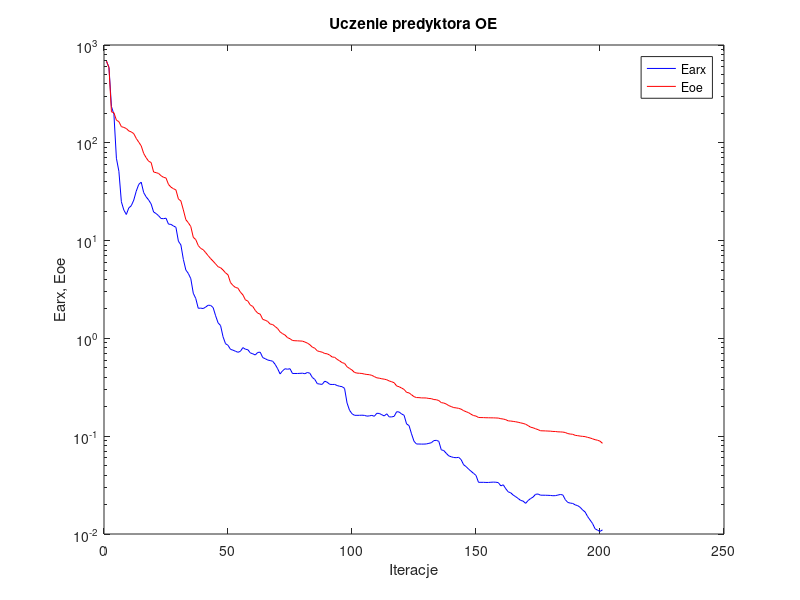
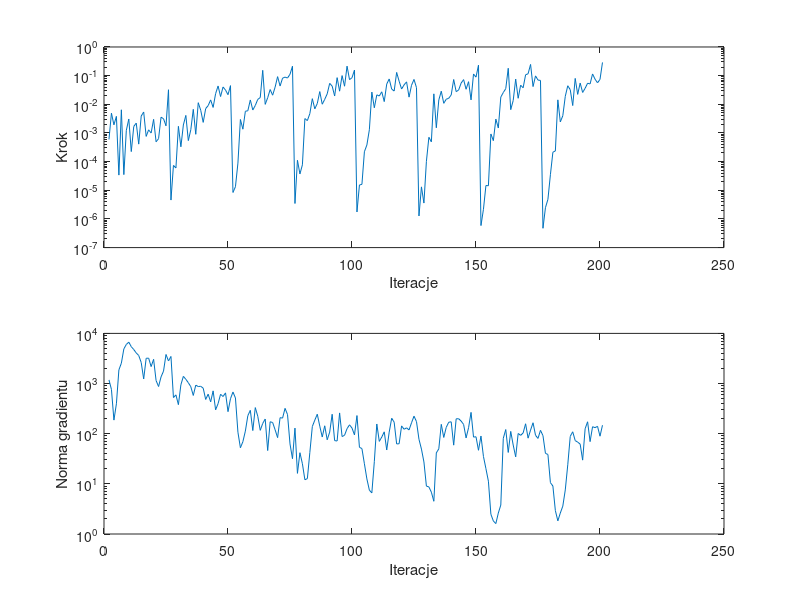

The MATLAB script that drew these images, in order:
%uczenie predyktora oe
clear all;
n=0; farx(n+1)=6.805424e+002; foe(n+1)=6.857379e+002; wspucz(n+1)=0.000000e+000; ng(n+1)=0.000000e+000;
%odnowa zmiennej metryki
n=1; farx(n+1)=5.913274e+002; foe(n+1)=5.863145e+002; krok(n+1)=5.945797e-004; ng(n+1)=1.182587e+003;
n=2; farx(n+1)=2.348369e+002; foe(n+1)=2.072492e+002; krok(n+1)=4.896932e-003; ng(n+1)=7.633794e+002;
n=3; farx(n+1)=1.952268e+002; foe(n+1)=2.033058e+002; krok(n+1)=1.919146e-003; ng(n+1)=1.866986e+002;
n=4; farx(n+1)=6.950796e+001; foe(n+1)=1.702651e+002; krok(n+1)=3.792794e-003; ng(n+1)=3.949184e+002;
n=5; farx(n+1)=5.117166e+001; foe(n+1)=1.646035e+002; krok(n+1)=3.386439e-005; ng(n+1)=1.872328e+003;
n=6; farx(n+1)=2.496870e+001; foe(n+1)=1.463745e+002; krok(n+1)=6.431546e-003; ng(n+1)=2.548189e+003;
n=7; farx(n+1)=2.052719e+001; foe(n+1)=1.435886e+002; krok(n+1)=3.521996e-005; ng(n+1)=4.904967e+003;
n=8; farx(n+1)=1.849592e+001; foe(n+1)=1.400063e+002; krok(n+1)=1.236099e-003; ng(n+1)=6.020851e+003;
n=9; farx(n+1)=2.158999e+001; foe(n+1)=1.321283e+002; krok(n+1)=3.065383e-003; ng(n+1)=6.692891e+003;
n=10; farx(n+1)=2.273410e+001; foe(n+1)=1.292986e+002; krok(n+1)=2.240186e-004; ng(n+1)=5.430971e+003;
n=11; farx(n+1)=2.595015e+001; foe(n+1)=1.240761e+002; krok(n+1)=1.687093e-003; ng(n+1)=4.763268e+003;
n=12; farx(n+1)=3.200755e+001; foe(n+1)=1.109062e+002; krok(n+1)=2.209886e-003; ng(n+1)=4.076003e+003;
n=13; farx(n+1)=3.751876e+001; foe(n+1)=1.016422e+002; krok(n+1)=4.078161e-004; ng(n+1)=3.625099e+003;
n=14; farx(n+1)=3.961523e+001; foe(n+1)=9.309252e+001; krok(n+1)=3.883641e-003; ng(n+1)=2.628895e+003;
n=15; farx(n+1)=3.095060e+001; foe(n+1)=7.779575e+001; krok(n+1)=5.381741e-003; ng(n+1)=1.234464e+003;
n=16; farx(n+1)=2.800804e+001; foe(n+1)=7.039945e+001; krok(n+1)=7.589753e-004; ng(n+1)=3.189544e+003;
n=17; farx(n+1)=2.601725e+001; foe(n+1)=6.472977e+001; krok(n+1)=1.284763e-003; ng(n+1)=3.209312e+003;
n=18; farx(n+1)=2.371547e+001; foe(n+1)=6.291616e+001; krok(n+1)=9.963700e-004; ng(n+1)=2.177727e+003;
n=19; farx(n+1)=1.960909e+001; foe(n+1)=5.029613e+001; krok(n+1)=2.988526e-003; ng(n+1)=3.041235e+003;
n=20; farx(n+1)=1.891922e+001; foe(n+1)=4.952238e+001; krok(n+1)=4.927090e-004; ng(n+1)=1.147424e+003;
n=21; farx(n+1)=1.796726e+001; foe(n+1)=4.863091e+001; krok(n+1)=6.326141e-004; ng(n+1)=8.721784e+002;
n=22; farx(n+1)=1.682658e+001; foe(n+1)=4.608653e+001; krok(n+1)=3.544455e-003; ng(n+1)=1.358197e+003;
n=23; farx(n+1)=1.676190e+001; foe(n+1)=4.435138e+001; krok(n+1)=3.141811e-003; ng(n+1)=1.770276e+003;
n=24; farx(n+1)=1.695105e+001; foe(n+1)=4.368143e+001; krok(n+1)=1.772228e-003; ng(n+1)=3.799742e+003;
n=25; farx(n+1)=1.473856e+001; foe(n+1)=3.753182e+001; krok(n+1)=3.222183e-002; ng(n+1)=2.819028e+003;
%odnowa zmiennej metryki
n=26; farx(n+1)=1.465312e+001; foe(n+1)=3.516544e+001; krok(n+1)=4.554994e-006; ng(n+1)=3.468475e+003;
n=27; farx(n+1)=1.411390e+001; foe(n+1)=3.397353e+001; krok(n+1)=7.365982e-005; ng(n+1)=5.259394e+002;
n=28; farx(n+1)=1.368847e+001; foe(n+1)=3.294590e+001; krok(n+1)=6.009622e-005; ng(n+1)=5.944521e+002;
n=29; farx(n+1)=9.861586e+000; foe(n+1)=2.666102e+001; krok(n+1)=1.704444e-003; ng(n+1)=3.793212e+002;
n=30; farx(n+1)=9.033446e+000; foe(n+1)=2.541790e+001; krok(n+1)=3.293253e-004; ng(n+1)=9.441977e+002;
n=31; farx(n+1)=6.424196e+000; foe(n+1)=2.058679e+001; krok(n+1)=1.903300e-003; ng(n+1)=1.391165e+003;
n=32; farx(n+1)=5.009049e+000; foe(n+1)=1.637118e+001; krok(n+1)=4.095430e-003; ng(n+1)=1.215493e+003;
n=33; farx(n+1)=4.615708e+000; foe(n+1)=1.522784e+001; krok(n+1)=5.405350e-004; ng(n+1)=1.038584e+003;
n=34; farx(n+1)=4.078230e+000; foe(n+1)=1.391627e+001; krok(n+1)=1.296700e-003; ng(n+1)=8.641699e+002;
n=35; farx(n+1)=2.897442e+000; foe(n+1)=1.081111e+001; krok(n+1)=6.669234e-003; ng(n+1)=5.789159e+002;
n=36; farx(n+1)=2.557245e+000; foe(n+1)=1.024048e+001; krok(n+1)=8.989513e-004; ng(n+1)=9.293965e+002;
n=37; farx(n+1)=2.033157e+000; foe(n+1)=8.904627e+000; krok(n+1)=1.138980e-002; ng(n+1)=8.706996e+002;
n=38; farx(n+1)=2.039429e+000; foe(n+1)=8.319150e+000; krok(n+1)=6.192369e-003; ng(n+1)=8.819876e+002;
n=39; farx(n+1)=2.019911e+000; foe(n+1)=8.069162e+000; krok(n+1)=2.339724e-003; ng(n+1)=8.089060e+002;
n=40; farx(n+1)=2.092307e+000; foe(n+1)=7.530360e+000; krok(n+1)=7.100804e-003; ng(n+1)=4.813579e+002;
n=41; farx(n+1)=2.184871e+000; foe(n+1)=7.013820e+000; krok(n+1)=9.010365e-003; ng(n+1)=6.141501e+002;
n=42; farx(n+1)=2.174122e+000; foe(n+1)=6.540982e+000; krok(n+1)=1.423801e-002; ng(n+1)=4.317830e+002;
n=43; farx(n+1)=2.068426e+000; foe(n+1)=6.157233e+000; krok(n+1)=7.777754e-003; ng(n+1)=7.147529e+002;
n=44; farx(n+1)=1.705136e+000; foe(n+1)=5.774780e+000; krok(n+1)=2.351765e-002; ng(n+1)=2.992577e+002;
n=45; farx(n+1)=1.443067e+000; foe(n+1)=5.405554e+000; krok(n+1)=4.356626e-002; ng(n+1)=3.978925e+002;
n=46; farx(n+1)=1.354197e+000; foe(n+1)=5.284139e+000; krok(n+1)=1.865271e-002; ng(n+1)=6.111271e+002;
n=47; farx(n+1)=1.039424e+000; foe(n+1)=5.003368e+000; krok(n+1)=4.017797e-002; ng(n+1)=5.512098e+002;
n=48; farx(n+1)=8.829030e-001; foe(n+1)=4.679025e+000; krok(n+1)=3.134999e-002; ng(n+1)=6.515466e+002;
n=49; farx(n+1)=8.499570e-001; foe(n+1)=4.471203e+000; krok(n+1)=2.165649e-002; ng(n+1)=2.749510e+002;
n=50; farx(n+1)=7.729842e-001; foe(n+1)=3.725404e+000; krok(n+1)=4.486659e-002; ng(n+1)=4.989152e+002;
%odnowa zmiennej metryki
n=51; farx(n+1)=7.581656e-001; foe(n+1)=3.481059e+000; krok(n+1)=8.379583e-006; ng(n+1)=6.777497e+002;
n=52; farx(n+1)=7.393413e-001; foe(n+1)=3.318399e+000; krok(n+1)=1.331856e-005; ng(n+1)=5.152937e+002;
n=53; farx(n+1)=7.213242e-001; foe(n+1)=3.266112e+000; krok(n+1)=8.878196e-005; ng(n+1)=1.070746e+002;
n=54; farx(n+1)=7.378209e-001; foe(n+1)=2.972871e+000; krok(n+1)=2.957629e-003; ng(n+1)=5.246447e+001;
n=55; farx(n+1)=8.052244e-001; foe(n+1)=2.788456e+000; krok(n+1)=1.353531e-003; ng(n+1)=6.926748e+001;
n=56; farx(n+1)=7.755171e-001; foe(n+1)=2.483181e+000; krok(n+1)=5.711090e-003; ng(n+1)=1.127951e+002;
n=57; farx(n+1)=7.664539e-001; foe(n+1)=2.405039e+000; krok(n+1)=5.967206e-003; ng(n+1)=2.291245e+002;
n=58; farx(n+1)=7.107183e-001; foe(n+1)=2.192265e+000; krok(n+1)=1.417782e-002; ng(n+1)=2.923673e+002;
n=59; farx(n+1)=6.957141e-001; foe(n+1)=2.121203e+000; krok(n+1)=6.319511e-003; ng(n+1)=1.155584e+002;
n=60; farx(n+1)=6.772461e-001; foe(n+1)=1.931016e+000; krok(n+1)=9.093040e-003; ng(n+1)=3.314538e+002;
n=61; farx(n+1)=7.191722e-001; foe(n+1)=1.811339e+000; krok(n+1)=1.483652e-002; ng(n+1)=2.233889e+002;
n=62; farx(n+1)=7.226248e-001; foe(n+1)=1.769660e+000; krok(n+1)=1.716139e-002; ng(n+1)=1.166815e+002;
n=63; farx(n+1)=6.363590e-001; foe(n+1)=1.566238e+000; krok(n+1)=1.533108e-001; ng(n+1)=1.602772e+002;
n=64; farx(n+1)=6.203529e-001; foe(n+1)=1.534229e+000; krok(n+1)=9.949946e-003; ng(n+1)=1.962922e+002;
n=65; farx(n+1)=6.010813e-001; foe(n+1)=1.491504e+000; krok(n+1)=1.694236e-002; ng(n+1)=4.614229e+001;
n=66; farx(n+1)=5.934379e-001; foe(n+1)=1.401352e+000; krok(n+1)=3.276344e-002; ng(n+1)=1.730138e+002;
n=67; farx(n+1)=5.844371e-001; foe(n+1)=1.386901e+000; krok(n+1)=2.079162e-002; ng(n+1)=1.670165e+002;
n=68; farx(n+1)=5.433324e-001; foe(n+1)=1.322818e+000; krok(n+1)=3.982240e-002; ng(n+1)=1.196018e+002;
n=69; farx(n+1)=4.907363e-001; foe(n+1)=1.260833e+000; krok(n+1)=9.228634e-002; ng(n+1)=8.346534e+001;
n=70; farx(n+1)=4.332175e-001; foe(n+1)=1.166014e+000; krok(n+1)=4.346837e-002; ng(n+1)=2.087354e+002;
n=71; farx(n+1)=4.662084e-001; foe(n+1)=1.117657e+000; krok(n+1)=8.153064e-002; ng(n+1)=2.046651e+002;
n=72; farx(n+1)=4.896506e-001; foe(n+1)=1.081421e+000; krok(n+1)=8.892157e-002; ng(n+1)=3.203708e+002;
n=73; farx(n+1)=4.840164e-001; foe(n+1)=1.017824e+000; krok(n+1)=8.268560e-002; ng(n+1)=2.407523e+002;
n=74; farx(n+1)=4.898930e-001; foe(n+1)=9.924408e-001; krok(n+1)=1.115271e-001; ng(n+1)=6.253183e+001;
n=75; farx(n+1)=4.378796e-001; foe(n+1)=9.522007e-001; krok(n+1)=2.134155e-001; ng(n+1)=3.174149e+001;
%odnowa zmiennej metryki
n=76; farx(n+1)=4.378375e-001; foe(n+1)=9.464829e-001; krok(n+1)=3.458701e-006; ng(n+1)=1.292831e+002;
n=77; farx(n+1)=4.378267e-001; foe(n+1)=9.447166e-001; krok(n+1)=1.117582e-004; ng(n+1)=1.618747e+001;
n=78; farx(n+1)=4.391257e-001; foe(n+1)=9.408231e-001; krok(n+1)=3.709122e-005; ng(n+1)=4.178394e+001;
n=79; farx(n+1)=4.410101e-001; foe(n+1)=9.383160e-001; krok(n+1)=7.737572e-005; ng(n+1)=2.517448e+001;
n=80; farx(n+1)=4.353892e-001; foe(n+1)=9.179511e-001; krok(n+1)=3.174920e-003; ng(n+1)=1.206974e+001;
n=81; farx(n+1)=4.482321e-001; foe(n+1)=8.955790e-001; krok(n+1)=2.701093e-003; ng(n+1)=1.271723e+001;
n=82; farx(n+1)=4.404755e-001; foe(n+1)=8.618519e-001; krok(n+1)=4.733030e-003; ng(n+1)=4.224417e+001;
n=83; farx(n+1)=3.989494e-001; foe(n+1)=8.141615e-001; krok(n+1)=1.571994e-002; ng(n+1)=1.389767e+002;
n=84; farx(n+1)=3.805490e-001; foe(n+1)=7.934316e-001; krok(n+1)=6.947618e-003; ng(n+1)=1.863926e+002;
n=85; farx(n+1)=3.447324e-001; foe(n+1)=7.461295e-001; krok(n+1)=1.064021e-002; ng(n+1)=2.445213e+002;
n=86; farx(n+1)=3.408951e-001; foe(n+1)=7.332076e-001; krok(n+1)=2.779047e-002; ng(n+1)=1.417050e+002;
n=87; farx(n+1)=3.392005e-001; foe(n+1)=7.225939e-001; krok(n+1)=1.007231e-002; ng(n+1)=8.592249e+001;
n=88; farx(n+1)=3.652186e-001; foe(n+1)=7.009576e-001; krok(n+1)=1.488820e-002; ng(n+1)=1.437506e+002;
n=89; farx(n+1)=3.564784e-001; foe(n+1)=6.957917e-001; krok(n+1)=2.316852e-002; ng(n+1)=7.560191e+001;
n=90; farx(n+1)=3.394231e-001; foe(n+1)=6.753255e-001; krok(n+1)=5.382558e-002; ng(n+1)=1.076359e+002;
n=91; farx(n+1)=3.378263e-001; foe(n+1)=6.451618e-001; krok(n+1)=4.320574e-002; ng(n+1)=2.442615e+002;
n=92; farx(n+1)=3.385440e-001; foe(n+1)=6.411975e-001; krok(n+1)=1.948770e-002; ng(n+1)=7.281127e+001;
n=93; farx(n+1)=3.298031e-001; foe(n+1)=6.107435e-001; krok(n+1)=8.512166e-002; ng(n+1)=7.154242e+001;
n=94; farx(n+1)=3.240851e-001; foe(n+1)=5.892991e-001; krok(n+1)=2.868906e-002; ng(n+1)=2.596632e+002;
n=95; farx(n+1)=3.209822e-001; foe(n+1)=5.653611e-001; krok(n+1)=1.003991e-001; ng(n+1)=8.768677e+001;
n=96; farx(n+1)=3.082328e-001; foe(n+1)=5.551327e-001; krok(n+1)=4.277073e-002; ng(n+1)=9.310537e+001;
n=97; farx(n+1)=2.187067e-001; foe(n+1)=5.129705e-001; krok(n+1)=2.144024e-001; ng(n+1)=1.260978e+002;
n=98; farx(n+1)=1.842011e-001; foe(n+1)=4.928974e-001; krok(n+1)=7.263227e-002; ng(n+1)=1.504152e+002;
n=99; farx(n+1)=1.696972e-001; foe(n+1)=4.749259e-001; krok(n+1)=8.452792e-002; ng(n+1)=1.295467e+002;
n=100; farx(n+1)=1.635778e-001; foe(n+1)=4.487091e-001; krok(n+1)=1.571889e-001; ng(n+1)=9.461176e+001;
%odnowa zmiennej metryki
n=101; farx(n+1)=1.634863e-001; foe(n+1)=4.419131e-001; krok(n+1)=1.750003e-006; ng(n+1)=2.299328e+002;
n=102; farx(n+1)=1.635406e-001; foe(n+1)=4.400606e-001; krok(n+1)=1.530761e-005; ng(n+1)=5.350367e+001;
n=103; farx(n+1)=1.640107e-001; foe(n+1)=4.378196e-001; krok(n+1)=1.608814e-005; ng(n+1)=5.053609e+001;
n=104; farx(n+1)=1.632370e-001; foe(n+1)=4.319763e-001; krok(n+1)=2.215284e-004; ng(n+1)=2.514605e+001;
n=105; farx(n+1)=1.604288e-001; foe(n+1)=4.276557e-001; krok(n+1)=3.812452e-004; ng(n+1)=1.254750e+001;
n=106; farx(n+1)=1.613193e-001; foe(n+1)=4.255362e-001; krok(n+1)=1.296700e-003; ng(n+1)=7.487449e+000;
n=107; farx(n+1)=1.632432e-001; foe(n+1)=4.188999e-001; krok(n+1)=2.667694e-002; ng(n+1)=6.611106e+000;
n=108; farx(n+1)=1.598954e-001; foe(n+1)=4.070439e-001; krok(n+1)=7.566741e-003; ng(n+1)=2.772846e+001;
n=109; farx(n+1)=1.715189e-001; foe(n+1)=3.953581e-001; krok(n+1)=2.138537e-002; ng(n+1)=1.562125e+002;
n=110; farx(n+1)=1.709159e-001; foe(n+1)=3.919622e-001; krok(n+1)=1.949868e-002; ng(n+1)=7.023075e+001;
n=111; farx(n+1)=1.658780e-001; foe(n+1)=3.865078e-001; krok(n+1)=2.729179e-002; ng(n+1)=8.564334e+001;
n=112; farx(n+1)=1.610960e-001; foe(n+1)=3.830357e-001; krok(n+1)=1.243357e-002; ng(n+1)=1.089760e+002;
n=113; farx(n+1)=1.694790e-001; foe(n+1)=3.777758e-001; krok(n+1)=5.079872e-002; ng(n+1)=4.733229e+001;
n=114; farx(n+1)=1.575337e-001; foe(n+1)=3.671473e-001; krok(n+1)=7.667368e-002; ng(n+1)=1.075447e+002;
n=115; farx(n+1)=1.574981e-001; foe(n+1)=3.604570e-001; krok(n+1)=3.404228e-002; ng(n+1)=2.034528e+002;
n=116; farx(n+1)=1.596656e-001; foe(n+1)=3.520464e-001; krok(n+1)=2.896961e-002; ng(n+1)=1.697400e+002;
n=117; farx(n+1)=1.779342e-001; foe(n+1)=3.262927e-001; krok(n+1)=1.295863e-001; ng(n+1)=6.247696e+001;
n=118; farx(n+1)=1.767726e-001; foe(n+1)=3.204214e-001; krok(n+1)=6.385486e-002; ng(n+1)=6.307352e+001;
n=119; farx(n+1)=1.687420e-001; foe(n+1)=3.106418e-001; krok(n+1)=3.413297e-002; ng(n+1)=1.431147e+002;
n=120; farx(n+1)=1.637745e-001; foe(n+1)=3.009510e-001; krok(n+1)=4.773765e-002; ng(n+1)=1.225476e+002;
n=121; farx(n+1)=1.335773e-001; foe(n+1)=2.807366e-001; krok(n+1)=6.068378e-002; ng(n+1)=1.308473e+002;
n=122; farx(n+1)=1.283912e-001; foe(n+1)=2.771902e-001; krok(n+1)=1.778972e-002; ng(n+1)=1.188507e+002;
n=123; farx(n+1)=1.056884e-001; foe(n+1)=2.654533e-001; krok(n+1)=4.616585e-002; ng(n+1)=1.650208e+002;
n=124; farx(n+1)=8.877881e-002; foe(n+1)=2.537161e-001; krok(n+1)=7.368707e-002; ng(n+1)=2.236176e+002;
n=125; farx(n+1)=8.323331e-002; foe(n+1)=2.484134e-001; krok(n+1)=3.814009e-002; ng(n+1)=1.744394e+002;
%odnowa zmiennej metryki
n=126; farx(n+1)=8.320741e-002; foe(n+1)=2.479893e-001; krok(n+1)=1.270519e-006; ng(n+1)=7.737599e+001;
n=127; farx(n+1)=8.305333e-002; foe(n+1)=2.464246e-001; krok(n+1)=1.315377e-005; ng(n+1)=4.935920e+001;
n=128; farx(n+1)=8.306741e-002; foe(n+1)=2.462770e-001; krok(n+1)=3.578487e-006; ng(n+1)=2.735935e+001;
n=129; farx(n+1)=8.334945e-002; foe(n+1)=2.458311e-001; krok(n+1)=1.022356e-004; ng(n+1)=9.014475e+000;
n=130; farx(n+1)=8.451673e-002; foe(n+1)=2.430010e-001; krok(n+1)=7.059341e-004; ng(n+1)=8.688558e+000;
n=131; farx(n+1)=8.577910e-002; foe(n+1)=2.421189e-001; krok(n+1)=4.890003e-004; ng(n+1)=6.826455e+000;
n=132; farx(n+1)=9.016933e-002; foe(n+1)=2.369396e-001; krok(n+1)=2.316852e-002; ng(n+1)=4.493779e+000;
n=133; farx(n+1)=9.072760e-002; foe(n+1)=2.361301e-001; krok(n+1)=1.516318e-003; ng(n+1)=4.144336e+001;
n=134; farx(n+1)=8.868199e-002; foe(n+1)=2.313049e-001; krok(n+1)=1.421020e-002; ng(n+1)=4.991460e+001;
n=135; farx(n+1)=7.255621e-002; foe(n+1)=2.205230e-001; krok(n+1)=2.865996e-002; ng(n+1)=1.535709e+002;
n=136; farx(n+1)=7.135917e-002; foe(n+1)=2.183336e-001; krok(n+1)=1.082825e-002; ng(n+1)=8.421878e+001;
n=137; farx(n+1)=6.685553e-002; foe(n+1)=2.134778e-001; krok(n+1)=1.505454e-002; ng(n+1)=1.339150e+002;
n=138; farx(n+1)=6.299508e-002; foe(n+1)=2.055125e-001; krok(n+1)=1.619185e-002; ng(n+1)=1.693026e+002;
n=139; farx(n+1)=6.162036e-002; foe(n+1)=2.009813e-001; krok(n+1)=2.117616e-002; ng(n+1)=1.725541e+002;
n=140; farx(n+1)=6.059306e-002; foe(n+1)=1.961804e-001; krok(n+1)=7.340057e-002; ng(n+1)=5.910953e+001;
n=141; farx(n+1)=6.028382e-002; foe(n+1)=1.948195e-001; krok(n+1)=2.768352e-002; ng(n+1)=1.980431e+002;
n=142; farx(n+1)=6.081874e-002; foe(n+1)=1.927162e-001; krok(n+1)=3.149998e-002; ng(n+1)=1.988439e+002;
n=143; farx(n+1)=5.764311e-002; foe(n+1)=1.890500e-001; krok(n+1)=5.482403e-002; ng(n+1)=1.785187e+002;
n=144; farx(n+1)=5.106615e-002; foe(n+1)=1.824675e-001; krok(n+1)=7.280720e-002; ng(n+1)=1.530183e+002;
n=145; farx(n+1)=4.890085e-002; foe(n+1)=1.780229e-001; krok(n+1)=3.350022e-002; ng(n+1)=8.233265e+001;
n=146; farx(n+1)=4.608723e-002; foe(n+1)=1.740989e-001; krok(n+1)=6.158158e-002; ng(n+1)=1.314165e+002;
n=147; farx(n+1)=4.382776e-002; foe(n+1)=1.676964e-001; krok(n+1)=1.423801e-002; ng(n+1)=2.661367e+002;
n=148; farx(n+1)=4.172345e-002; foe(n+1)=1.626037e-001; krok(n+1)=1.143175e-001; ng(n+1)=8.555801e+001;
n=149; farx(n+1)=3.973194e-002; foe(n+1)=1.606253e-001; krok(n+1)=8.877087e-002; ng(n+1)=8.686773e+001;
n=150; farx(n+1)=3.376691e-002; foe(n+1)=1.554046e-001; krok(n+1)=2.317569e-001; ng(n+1)=4.673520e+001;
%odnowa zmiennej metryki
n=151; farx(n+1)=3.376375e-002; foe(n+1)=1.550611e-001; krok(n+1)=5.866743e-007; ng(n+1)=8.984648e+001;
n=152; farx(n+1)=3.376203e-002; foe(n+1)=1.549094e-001; krok(n+1)=2.167989e-006; ng(n+1)=3.522642e+001;
n=153; farx(n+1)=3.367107e-002; foe(n+1)=1.544491e-001; krok(n+1)=1.468252e-005; ng(n+1)=2.011450e+001;
n=154; farx(n+1)=3.366285e-002; foe(n+1)=1.543549e-001; krok(n+1)=1.438760e-005; ng(n+1)=1.129381e+001;
n=155; farx(n+1)=3.382144e-002; foe(n+1)=1.541084e-001; krok(n+1)=9.232346e-004; ng(n+1)=2.475082e+000;
n=156; farx(n+1)=3.392576e-002; foe(n+1)=1.540396e-001; krok(n+1)=5.391128e-004; ng(n+1)=1.816179e+000;
n=157; farx(n+1)=3.384428e-002; foe(n+1)=1.536219e-001; krok(n+1)=3.050294e-003; ng(n+1)=1.612202e+000;
n=158; farx(n+1)=3.353229e-002; foe(n+1)=1.532598e-001; krok(n+1)=1.486749e-003; ng(n+1)=2.619571e+000;
n=159; farx(n+1)=3.107024e-002; foe(n+1)=1.510033e-001; krok(n+1)=1.789761e-002; ng(n+1)=3.782574e+000;
n=160; farx(n+1)=3.183456e-002; foe(n+1)=1.498051e-001; krok(n+1)=2.569070e-002; ng(n+1)=8.091364e+001;
n=161; farx(n+1)=2.902208e-002; foe(n+1)=1.475784e-001; krok(n+1)=3.519888e-002; ng(n+1)=1.210471e+002;
n=162; farx(n+1)=2.697406e-002; foe(n+1)=1.433919e-001; krok(n+1)=1.809649e-001; ng(n+1)=4.226478e+001;
n=163; farx(n+1)=2.637830e-002; foe(n+1)=1.429217e-001; krok(n+1)=6.506258e-003; ng(n+1)=1.111627e+002;
n=164; farx(n+1)=2.500748e-002; foe(n+1)=1.417071e-001; krok(n+1)=1.356166e-002; ng(n+1)=5.935435e+001;
n=165; farx(n+1)=2.407289e-002; foe(n+1)=1.404577e-001; krok(n+1)=7.588958e-002; ng(n+1)=3.454987e+001;
n=166; farx(n+1)=2.309275e-002; foe(n+1)=1.388733e-001; krok(n+1)=1.622219e-002; ng(n+1)=1.010642e+002;
n=167; farx(n+1)=2.204525e-002; foe(n+1)=1.368466e-001; krok(n+1)=4.633705e-002; ng(n+1)=9.271181e+001;
n=168; farx(n+1)=2.170844e-002; foe(n+1)=1.351426e-001; krok(n+1)=3.766673e-002; ng(n+1)=1.034235e+002;
n=169; farx(n+1)=2.058287e-002; foe(n+1)=1.325419e-001; krok(n+1)=1.071906e-001; ng(n+1)=1.577174e+002;
n=170; farx(n+1)=2.198215e-002; foe(n+1)=1.284028e-001; krok(n+1)=1.160291e-001; ng(n+1)=8.146258e+001;
n=171; farx(n+1)=2.304408e-002; foe(n+1)=1.236576e-001; krok(n+1)=2.461541e-001; ng(n+1)=1.180900e+002;
n=172; farx(n+1)=2.383802e-002; foe(n+1)=1.219277e-001; krok(n+1)=4.155078e-002; ng(n+1)=1.652780e+002;
n=173; farx(n+1)=2.545028e-002; foe(n+1)=1.191826e-001; krok(n+1)=9.809225e-002; ng(n+1)=9.301330e+001;
n=174; farx(n+1)=2.565582e-002; foe(n+1)=1.167327e-001; krok(n+1)=7.000904e-002; ng(n+1)=8.050930e+001;
n=175; farx(n+1)=2.494128e-002; foe(n+1)=1.137222e-001; krok(n+1)=6.813219e-002; ng(n+1)=1.167867e+002;
%odnowa zmiennej metryki
n=176; farx(n+1)=2.493198e-002; foe(n+1)=1.134621e-001; krok(n+1)=4.724629e-007; ng(n+1)=9.149552e+001;
n=177; farx(n+1)=2.490565e-002; foe(n+1)=1.132465e-001; krok(n+1)=2.471149e-006; ng(n+1)=4.054334e+001;
n=178; farx(n+1)=2.486201e-002; foe(n+1)=1.128844e-001; krok(n+1)=4.835983e-006; ng(n+1)=3.852009e+001;
n=179; farx(n+1)=2.478842e-002; foe(n+1)=1.126218e-001; krok(n+1)=3.494762e-005; ng(n+1)=1.057938e+001;
n=180; farx(n+1)=2.462705e-002; foe(n+1)=1.118514e-001; krok(n+1)=2.130969e-004; ng(n+1)=9.047101e+000;
n=181; farx(n+1)=2.467462e-002; foe(n+1)=1.117253e-001; krok(n+1)=2.353374e-004; ng(n+1)=2.926698e+000;
n=182; farx(n+1)=2.501319e-002; foe(n+1)=1.108614e-001; krok(n+1)=1.428969e-002; ng(n+1)=1.828949e+000;
n=183; farx(n+1)=2.534494e-002; foe(n+1)=1.106230e-001; krok(n+1)=2.431442e-003; ng(n+1)=2.620028e+000;
n=184; farx(n+1)=2.510321e-002; foe(n+1)=1.101992e-001; krok(n+1)=3.990004e-003; ng(n+1)=3.595356e+000;
n=185; farx(n+1)=2.247095e-002; foe(n+1)=1.091178e-001; krok(n+1)=1.901220e-002; ng(n+1)=7.574186e+000;
n=186; farx(n+1)=2.102479e-002; foe(n+1)=1.063807e-001; krok(n+1)=4.438543e-002; ng(n+1)=2.398426e+001;
n=187; farx(n+1)=2.071362e-002; foe(n+1)=1.051868e-001; krok(n+1)=3.236826e-002; ng(n+1)=8.862480e+001;
n=188; farx(n+1)=2.053472e-002; foe(n+1)=1.046370e-001; krok(n+1)=9.045235e-003; ng(n+1)=1.091733e+002;
n=189; farx(n+1)=1.985985e-002; foe(n+1)=1.020588e-001; krok(n+1)=8.005809e-002; ng(n+1)=7.283282e+001;
n=190; farx(n+1)=1.949599e-002; foe(n+1)=1.012687e-001; krok(n+1)=2.219272e-002; ng(n+1)=6.792865e+001;
n=191; farx(n+1)=1.874781e-002; foe(n+1)=1.003091e-001; krok(n+1)=5.507794e-002; ng(n+1)=6.199311e+001;
n=192; farx(n+1)=1.760365e-002; foe(n+1)=9.960714e-002; krok(n+1)=2.592196e-002; ng(n+1)=2.971944e+001;
n=193; farx(n+1)=1.679435e-002; foe(n+1)=9.901087e-002; krok(n+1)=3.616714e-002; ng(n+1)=1.256034e+002;
n=194; farx(n+1)=1.508344e-002; foe(n+1)=9.729193e-002; krok(n+1)=5.442027e-002; ng(n+1)=1.728268e+002;
n=195; farx(n+1)=1.389166e-002; foe(n+1)=9.598381e-002; krok(n+1)=5.140248e-002; ng(n+1)=6.951426e+001;
n=196; farx(n+1)=1.279458e-002; foe(n+1)=9.403475e-002; krok(n+1)=1.146023e-001; ng(n+1)=1.378159e+002;
n=197; farx(n+1)=1.131411e-002; foe(n+1)=9.215403e-002; krok(n+1)=7.524152e-002; ng(n+1)=1.319467e+002;
n=198; farx(n+1)=1.094563e-002; foe(n+1)=9.094805e-002; krok(n+1)=5.625683e-002; ng(n+1)=1.403280e+002;
n=199; farx(n+1)=1.063405e-002; foe(n+1)=8.897389e-002; krok(n+1)=7.398460e-002; ng(n+1)=8.915551e+001;
n=200; farx(n+1)=1.102395e-002; foe(n+1)=8.455796e-002; krok(n+1)=2.893371e-001; ng(n+1)=1.475734e+002;

figure; semilogy(farx,'b'); hold on; semilogy(foe,'r'); xlabel('Iteracje'); ylabel('Earx, Eoe'); legend('Earx','Eoe'); title('Uczenie predyktora OE');
figure; subplot(2,1,1); semilogy(krok); xlabel('Iteracje'); ylabel('Krok');
subplot(2,1,2); semilogy(ng); xlabel('Iteracje'); ylabel('Norma gradientu');
Earx=farx(n+1)
Eoe=foe(n+1)
